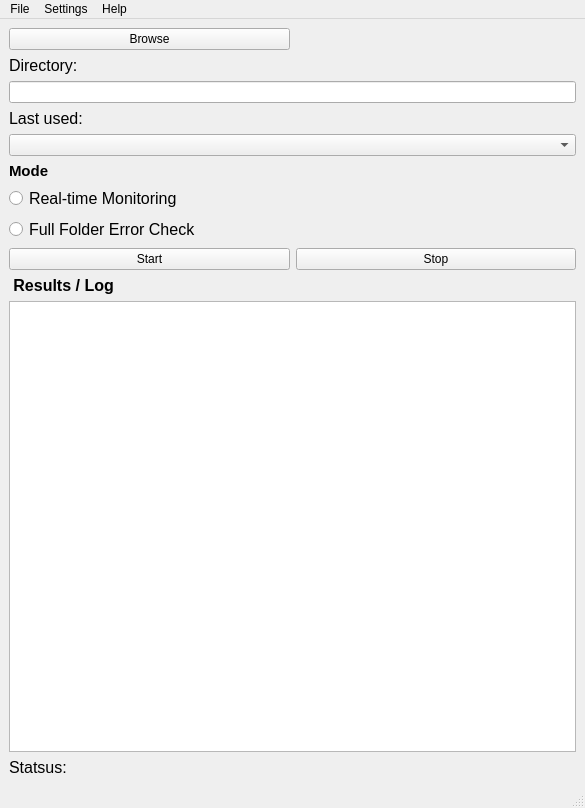
<?xml version="1.0" encoding="UTF-8"?>
<ui version="4.0">
 <class>Logfilter</class>
 <widget class="QMainWindow" name="Logfilter">
  <property name="geometry">
   <rect>
    <x>0</x>
    <y>0</y>
    <width>585</width>
    <height>808</height>
   </rect>
  </property>
  <property name="windowTitle">
   <string>MainWindow</string>
  </property>
  <widget class="QWidget" name="centralwidget">
   <layout class="QGridLayout" name="gridLayout">
    <item row="0" column="0">
     <widget class="QPushButton" name="pushButton">
      <property name="text">
       <string>Browse</string>
      </property>
     </widget>
    </item>
    <item row="1" column="0" colspan="2">
     <layout class="QVBoxLayout" name="verticalLayout_2">
      <item>
       <widget class="QLabel" name="label">
        <property name="font">
         <font>
          <pointsize>12</pointsize>
         </font>
        </property>
        <property name="text">
         <string>Directory: </string>
        </property>
       </widget>
      </item>
      <item>
       <widget class="QLineEdit" name="Directory_adress"/>
      </item>
     </layout>
    </item>
    <item row="3" column="0" colspan="2">
     <layout class="QVBoxLayout" name="verticalLayout">
      <item>
       <widget class="QLabel" name="label_3">
        <property name="font">
         <font>
          <pointsize>11</pointsize>
          <bold>true</bold>
         </font>
        </property>
        <property name="text">
         <string>Mode</string>
        </property>
       </widget>
      </item>
      <item>
       <widget class="QRadioButton" name="radioButton_real_time">
        <property name="font">
         <font>
          <pointsize>12</pointsize>
         </font>
        </property>
        <property name="text">
         <string>Real-time Monitoring</string>
        </property>
       </widget>
      </item>
      <item>
       <widget class="QRadioButton" name="radioButton_">
        <property name="font">
         <font>
          <pointsize>12</pointsize>
         </font>
        </property>
        <property name="text">
         <string>Full Folder Error Check</string>
        </property>
       </widget>
      </item>
     </layout>
    </item>
    <item row="4" column="0">
     <widget class="QPushButton" name="pushButton_2">
      <property name="text">
       <string>Start</string>
      </property>
     </widget>
    </item>
    <item row="4" column="1">
     <widget class="QPushButton" name="pushButton_3">
      <property name="text">
       <string>Stop</string>
      </property>
     </widget>
    </item>
    <item row="5" column="0" colspan="2">
     <layout class="QVBoxLayout" name="verticalLayout_4">
      <item>
       <widget class="QLabel" name="label_4">
        <property name="font">
         <font>
          <pointsize>12</pointsize>
          <bold>true</bold>
         </font>
        </property>
        <property name="text">
         <string> Results / Log</string>
        </property>
       </widget>
      </item>
      <item>
       <widget class="QTextBrowser" name="textBrowser"/>
      </item>
      <item>
       <widget class="QLabel" name="label_5">
        <property name="font">
         <font>
          <pointsize>12</pointsize>
         </font>
        </property>
        <property name="text">
         <string>Statsus:</string>
        </property>
       </widget>
      </item>
     </layout>
    </item>
    <item row="2" column="0" colspan="2">
     <layout class="QVBoxLayout" name="verticalLayout_3">
      <item>
       <widget class="QLabel" name="label_2">
        <property name="font">
         <font>
          <pointsize>12</pointsize>
         </font>
        </property>
        <property name="text">
         <string>Last used:</string>
        </property>
       </widget>
      </item>
      <item>
       <widget class="QComboBox" name="comboBox"/>
      </item>
     </layout>
    </item>
   </layout>
  </widget>
  <widget class="QMenuBar" name="menubar">
   <property name="geometry">
    <rect>
     <x>0</x>
     <y>0</y>
     <width>585</width>
     <height>22</height>
    </rect>
   </property>
   <widget class="QMenu" name="menuFile">
    <property name="title">
     <string>File</string>
    </property>
    <addaction name="actionOpen_Directory"/>
    <addaction name="actionSave_Log"/>
    <addaction name="actionRecent_Directories"/>
    <addaction name="actionExit"/>
   </widget>
   <widget class="QMenu" name="menuSettings">
    <property name="title">
     <string>Settings</string>
    </property>
    <addaction name="actionLocal_Check"/>
    <addaction name="actionSharepoint_Check_N_A"/>
   </widget>
   <widget class="QMenu" name="menuHelp">
    <property name="title">
     <string>Help</string>
    </property>
    <addaction name="actionabout"/>
   </widget>
   <addaction name="menuFile"/>
   <addaction name="menuSettings"/>
   <addaction name="menuHelp"/>
  </widget>
  <widget class="QStatusBar" name="statusbar"/>
  <action name="actionOpen_Directory">
   <property name="text">
    <string>Open Directory</string>
   </property>
  </action>
  <action name="actionSave_Log">
   <property name="text">
    <string>Save Log</string>
   </property>
  </action>
  <action name="actionRecent_Directories">
   <property name="text">
    <string>Recent Directories</string>
   </property>
  </action>
  <action name="actionExit">
   <property name="text">
    <string>Exit</string>
   </property>
  </action>
  <action name="actionLocal_Check">
   <property name="text">
    <string>Local Check</string>
   </property>
  </action>
  <action name="actionSharepoint_Check_N_A">
   <property name="text">
    <string>Sharepoint Check (N/A)</string>
   </property>
  </action>
  <action name="actionabout">
   <property name="text">
    <string>About</string>
   </property>
  </action>
 </widget>
 <resources/>
 <connections/>
</ui>
